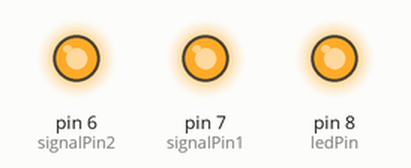
The sketch below on a simulated Arduino Uno, built with avr-gcc and run on an emulated ATmega328P. Parts: output pins drawn as LEDs (lit = HIGH).

Above: at 0.1 s.
At 3.6 s:
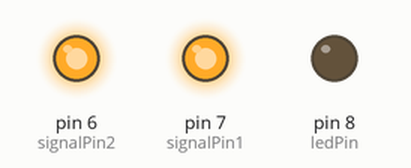
At 5.1 s:
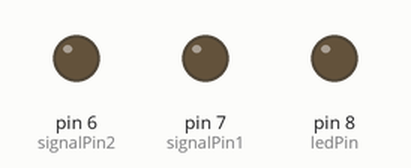
Timing chart, 0 to 6.6 s (numbered marks = the images above):
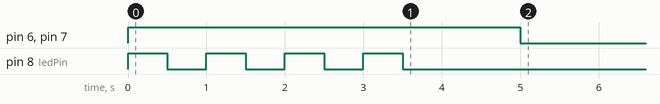

The sketch:

Arduino_Latch_Project.ino
```cpp
const int ledPin = 8;
const int signalPin1 = 7;
const int signalPin2 = 6;
int state = 0;


void setup()
{

pinMode(ledPin, OUTPUT);
pinMode(signalPin1, OUTPUT);
pinMode(signalPin2, OUTPUT);

digitalWrite(signalPin1, HIGH);
digitalWrite(signalPin2, HIGH);


digitalWrite(ledPin, HIGH);
delay(500);
digitalWrite(ledPin, LOW);
delay(500);
digitalWrite(ledPin, HIGH);
delay(500);
digitalWrite(ledPin, LOW);
delay(500);


digitalWrite(ledPin, HIGH);
delay(500);
digitalWrite(ledPin, LOW);
delay(500);
digitalWrite(ledPin, HIGH);
delay(500);
digitalWrite(ledPin, LOW);
delay(500);


delay(1000);


  digitalWrite(signalPin1, LOW);
  digitalWrite(signalPin2, LOW);
}


void loop()
{


}
```
